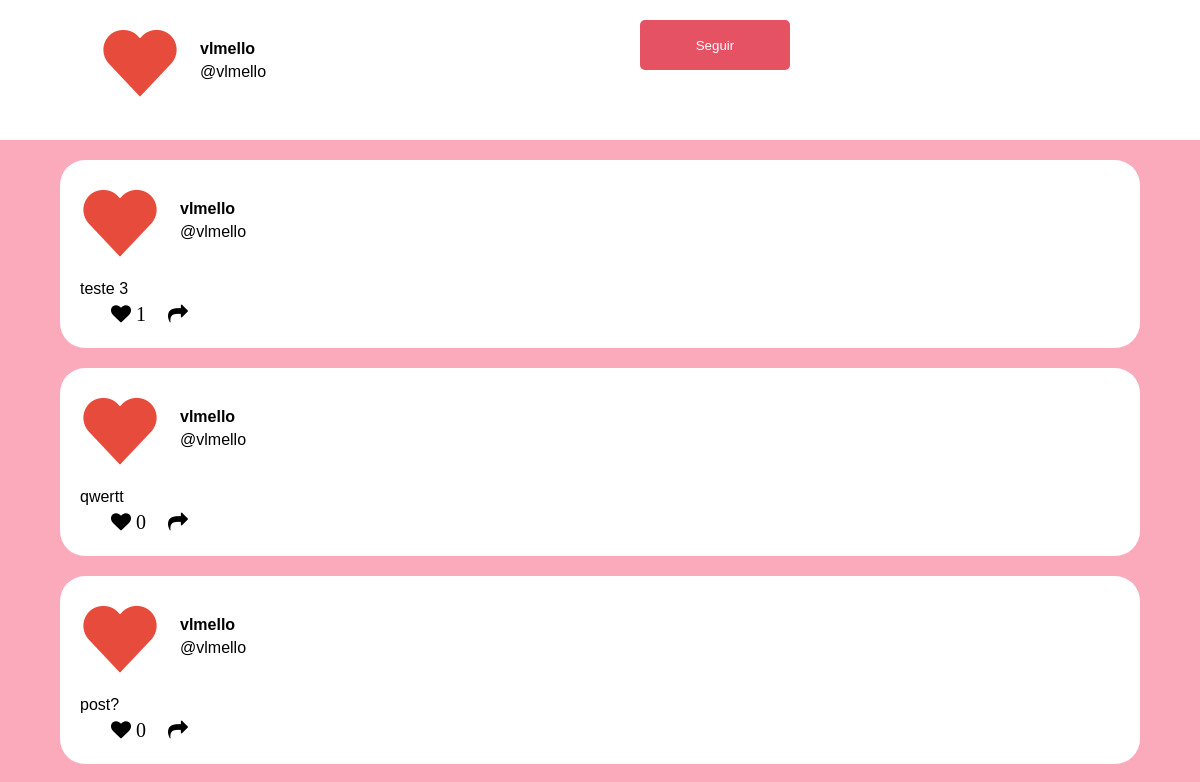
/profile/vlmello (signed in, upper part), run on an earlier commit of the app's database.
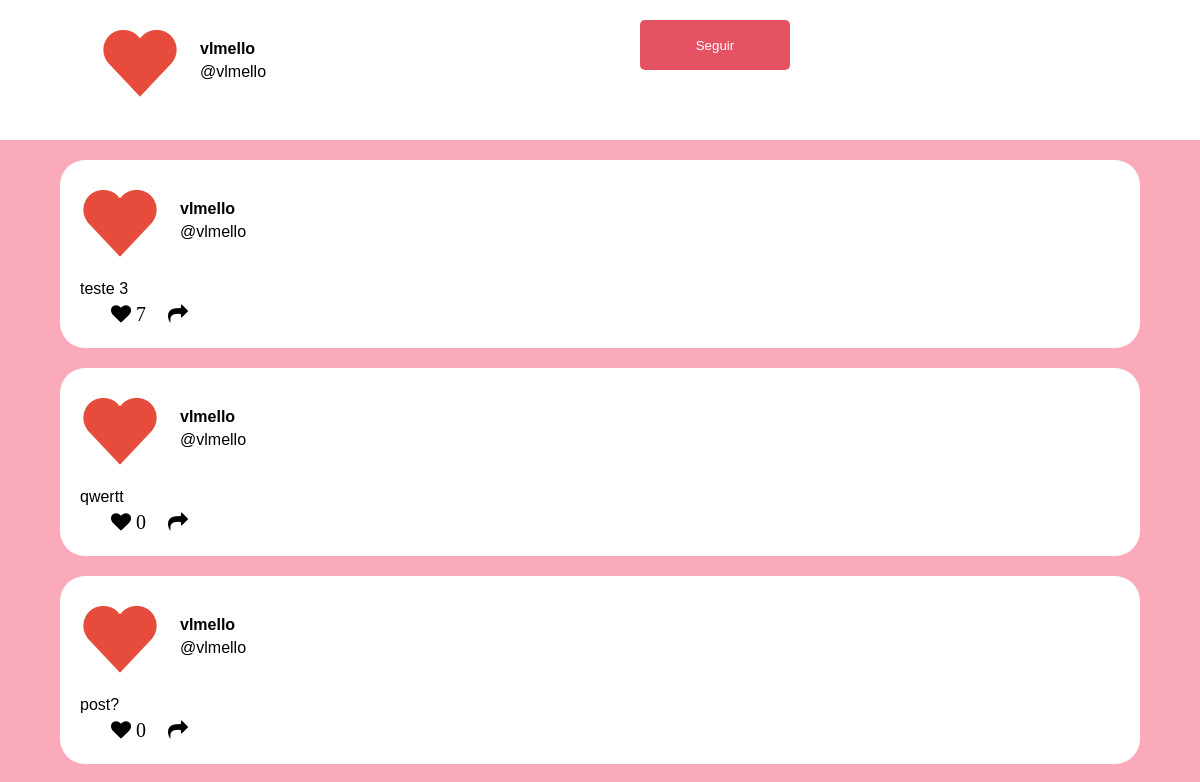
And on a later commit of the database.
### feed/models.py (models this page shows, shortened)
class Post(models.Model):
    id = models.AutoField(primary_key=True)
    text = models.CharField(max_length=50)
    image = models.ImageField(upload_to = "media")
    likes = models.IntegerField(default=0)
    user = models.ForeignKey(get_user_model(), on_delete=models.CASCADE, null=True)

### feed/views.py (the view)
# urls.py: path('profile/<str:user_id>', views.profile, name="profile"),
@login_required
def profile(request, user_id):
    posts = Post.objects.filter(user=get_user_model().objects.get(username=user_id))
    follow = False
    return render(request, 'profile.html', {'posts':posts, 'user_id':user_id, 'follow':follow})

### feed/templates/profile.html (shortened to what this page needs)
{% load static %}
<!DOCTYPE html>
<html lang="pt-BR">
    <head>
        <link rel="stylesheet" href="{% static 'feed/css/profile.css' %}">
        <link rel="stylesheet" href="https://cdnjs.cloudflare.com/ajax/libs/font-awesome/4.7.0/css/font-awesome.min.css">
    </head>
    <body onload="addListenerScroll();">
        <div id="scrollable-content" class="content-main">
            <div id="profile-info" class="profile-info">
                <a href="/profile/{{user_id}}" class="profile-btn"><div class="post-creator"><img src="{% static 'feed/img/heart-png.png' %}"><div class="name">{{user_id}}</div><div class="at">@{{user_id}}</div></div></a>
                {% if post.follow %}
                <a href="/follow/{{user_id}}" class="profile-btn"><button class="follow">Deixar de Seguir</button></a>
                {% else %}
                <a href="/follow/{{user_id}}" class="profile-btn"><button class="follow">Seguir</button></a>
                {% endif %}
            </div>
            {% for post in posts %}
            <div id="template-post" class="post">
                <a href="/profile_org/{{post.user}}" class="profile-btn"><div class="post-creator"><img src="{% static 'feed/img/heart-png.png' %}"><div class="name">{{post.user}}</div><div class="at">@{{post.user}}</div></div></a>
                <div class="description-text">{{post.text}}</div>
                <div class="post-buttons">
                    <a href="/like/{{post.id}}"><button class="post-btn"><i class="icon like fa fa-heart">&nbsp{{post.likes}}</i></button></a>
                    <button class="post-btn"><i class="icon shar fa fa-share"></i></button>
                </div>
            </div>
            {% endfor %}
        </div>
    </body>
</html>

What changed in the data, as far as the page shows it:
changed Post "teste 3": likes "1" → "7"
